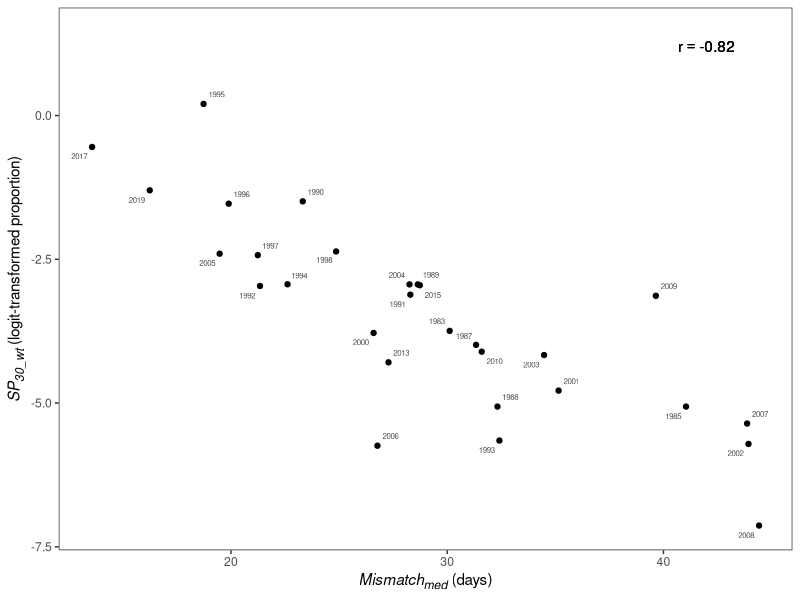
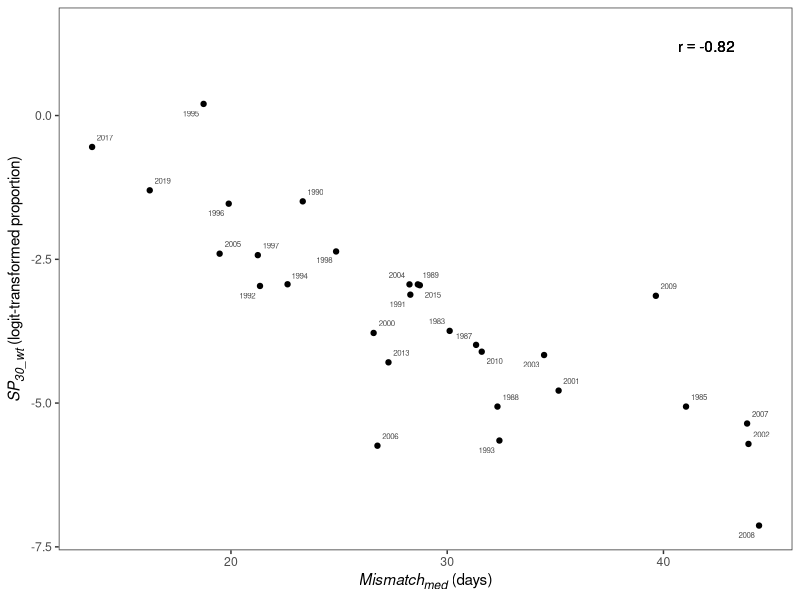
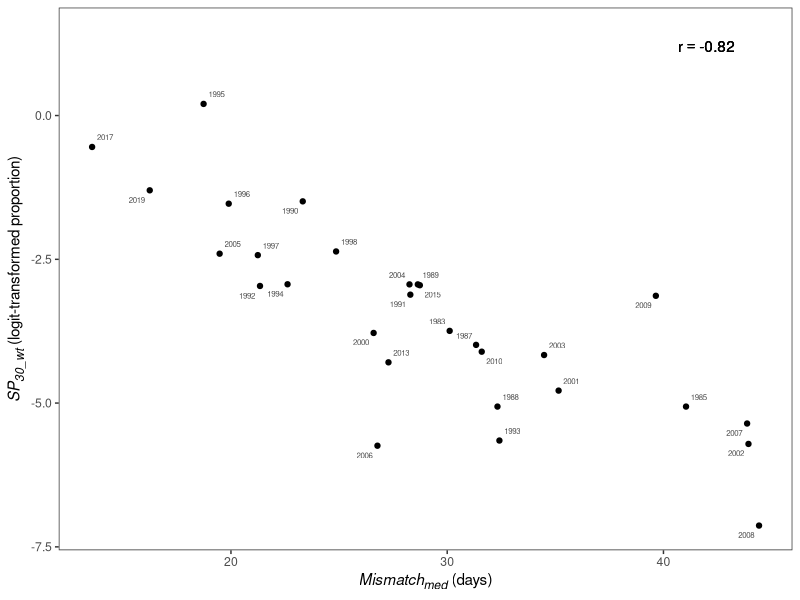
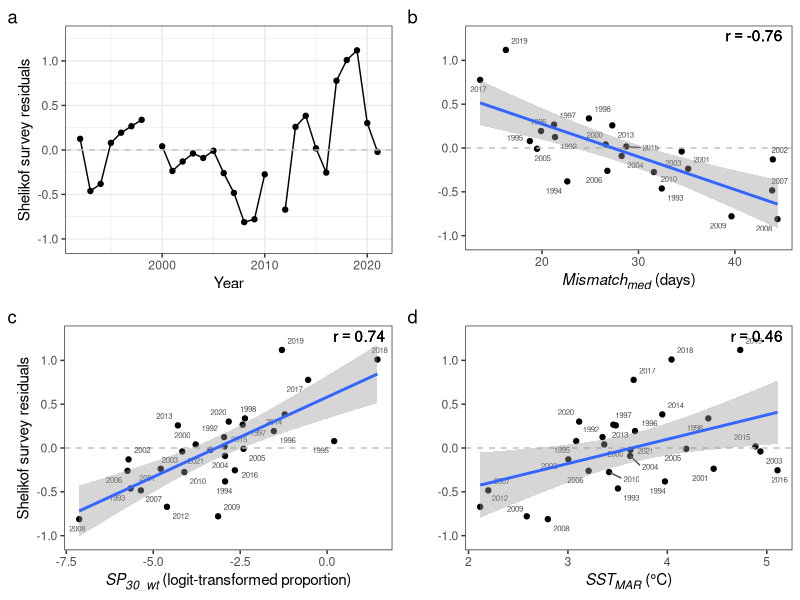
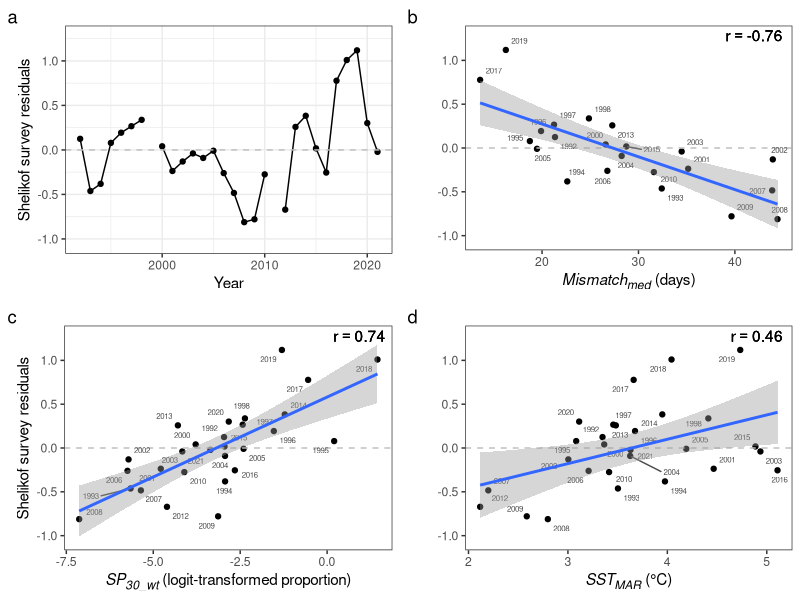

The R source for these figures, in order:
## Create Figures 4 and 5 in Rogers et al. 2024 Spawn timing / catchability paper
## Plot catchability covariates versus survey residuals 

 
library(tidyr);library(dplyr);library(scales);library(gtools);library(ggplot2)
library(gridExtra);library(ggrepel);library(ggtext)

fullcovs<-read.csv("../Results/CatchabilityCovariates_CandidateList.csv")

#########
# MS Figure 4: 
# Compare timing vs maturation based indicators: mismatchmed vs SP30_wt

r2<-cor(fullcovs$mismatchmed,fullcovs$Fem30p_wt_logit,use="p")

p1<-ggplot(fullcovs, aes(x=mismatchmed,y=Fem30p_wt_logit,label=year)) +
  geom_point() +
  geom_text_repel(color="gray30",size=2) +
  labs(
    x = "*Mismatch<sub>med</sub>* (days)", # (days from mid AT survey date to median spawn date)",
    y = "*SP<sub>30_wt</sub>* (logit-transformed proportion)", #(logit-transformed proportion females > 30 cm in spawning or spent stage)"
  ) +
  annotate("text", x=42, y=1.2,label=bquote(r == .(round(r2,2))))+
  theme_bw() +
  theme(  panel.grid.major = element_blank(),
          panel.grid.minor = element_blank(),
          axis.title.x = ggtext::element_markdown(),
          axis.title.y = ggtext::element_markdown()
)

print(p1)

ggsave(filename = "../Figures/Fig4_SP30_wt_vs_Mismatchmed.pdf",
       width = 4, height = 3.7)
ggsave(filename = "../Figures/Fig4_SP30_wt_vs_Mismatchmed.png",
       width = 4, height = 3.7)


# Survey residuals timeseries

ps1<-ggplot(fullcovs,aes(year,SurveyResiduals)) +
  geom_point() +
  geom_path() +
  geom_hline(yintercept=0, linetype = 2, color="gray") +
  theme_bw() +
  xlim(1992,2021) +
  ylim(-1.05,1.28) +
  labs(y="Shelikof survey residuals",x="Year", tag="a") 


### Survey residuals and mismatch with median spawn date

r2b<-cor(fullcovs$mismatchmed,fullcovs$SurveyResiduals,use="p")
p2<-ggplot(fullcovs, aes(x=mismatchmed,y=SurveyResiduals,label=year)) +
  geom_point() +
  geom_hline(yintercept=0,linetype=2,color="gray") +
  geom_text_repel(color="gray30",size=2) +
  geom_smooth(method="lm") +
  scale_y_continuous(limits = c(-1.05, 1.28)) +
  labs(
    tag="b",
    x = "*Mismatch<sub>med</sub>* (days)", # (days from mid AT survey date to median spawn date)",
    y = ""#Shelikof survey residuals"
  ) +
  annotate("text", x=42, y=1.28,label=bquote(r == .(round(r2b,2))))+
  theme_bw() +
  theme(  panel.grid.major = element_blank(),
          panel.grid.minor = element_blank(),
          axis.title.x = ggtext::element_markdown()
          )


### Survey residuals and weighted proportion females (>30cm) spawning & spent

r2c<-cor(fullcovs$Fem30p_wt_logit,fullcovs$SurveyResiduals,use="p")
p3<-ggplot(fullcovs, aes(x=Fem30p_wt_logit,y=SurveyResiduals,label=year)) +
  geom_point() +
  geom_hline(yintercept=0,linetype=2,color="gray") +
  geom_text_repel(color="gray30",size=2) +
  geom_smooth(method="lm") +
  scale_y_continuous(limits = c(-1.05, 1.28)) +
    labs(
      tag="c",
    x = "*SP<sub>30_wt</sub>* (logit-transformed proportion)", # (logit-transformed proportion females > 30 cm in spawning or spent stage)",
    y = "Shelikof survey residuals"
  ) +
  annotate("text", x=0.93, y=1.28,label=bquote(r == .(round(r2c,2))))+
  theme_bw() +
  theme(  panel.grid.major = element_blank(),
          panel.grid.minor = element_blank(),
          axis.title.x = ggtext::element_markdown()
  )

### Survey residuals and MAR SST

r2d<-cor(fullcovs$MAR,fullcovs$SurveyResiduals,use="p")
p4<-ggplot(fullcovs, aes(x=MAR,y=SurveyResiduals,label=year)) +
  geom_point() +
  geom_hline(yintercept=0,linetype=2,color="gray") +
  geom_text_repel(color="gray30",size=2) +
  geom_smooth(method="lm") +
  scale_y_continuous(limits = c(-1.05, 1.28)) +
  labs(
    tag="d",
    x = "*SST<sub>MAR</sub>* (°C)", # March SST
    y ="" #"Shelikof survey residuals"
  ) +
  annotate("text", x=4.9, y=1.28,label=bquote(r == .(round(r2d,2))))+
  theme_bw() +
  theme(  panel.grid.major = element_blank(),
          panel.grid.minor = element_blank(),
          axis.title.x = ggtext::element_markdown()
   )


#Plot All 3 covariates with residual timeseries as panel 1

ggsave(filename = "../Figures/Fig5_Mod0SurveyResids_vs_3Covariates_wTimeseries.png",
       plot=grid.arrange(ps1,p2, p3, p4, ncol=2),
       width = 9, height = 8)

ggsave(filename = "../Figures/Fig5_Mod0SurveyResids_vs_3Covariates_wTimeseries.pdf",
       plot=grid.arrange(ps1,p2, p3, p4, ncol=2),
       width = 9, height = 8)



